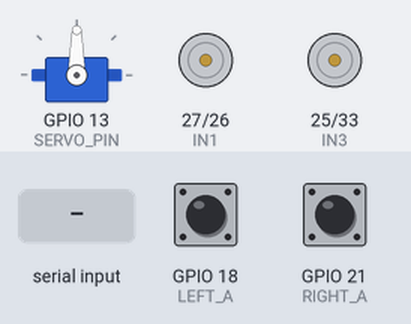
A sketch run on a simulated ESP32. Parts: servo, motor-driver pin pairs drawn as motors (green arrow = first pin HIGH = forward, orange = second pin HIGH = backward, longer = more drive, scaled by the enable pin). Inputs (shaded band) come from the test bench; at power-on: GPIO 18 (LEFT_A) HIGH, GPIO 21 (RIGHT_A) HIGH. What the sketch prints to the serial monitor is not drawn.

Above: at 1.2 s.
1.3 s: "G" received over Serial
At 2.7 s:
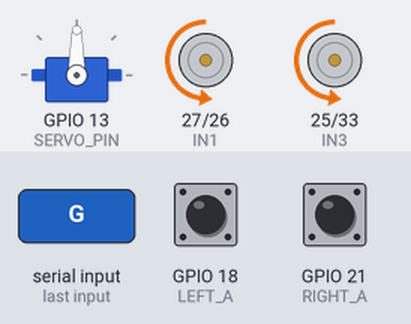
Timing chart, 0 to 4.3 s (numbered marks = the images above; inputs shaded):
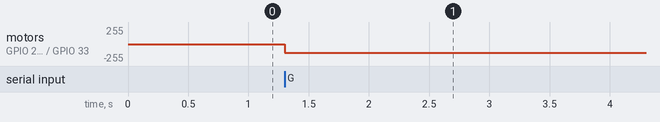

Measured:
- after the input at 1.3 s, motor on GPIO 27 (IN1) / GPIO 26 (IN2), motor on GPIO 25 (IN3) / GPIO 33 (IN4): stopped → backward 130/255 at once

The sketch:

stage8_espnow_tx.ino
```cpp
// ============================================================
// STAGE 8A — ESP-NOW TRANSMITTER (Bot 1)
// Bot 1 | ESP32
// ============================================================
// PURPOSE:
//   After Stage 7 works, this adds ESP-NOW wireless transmission.
//   Bot 1 runs the full sequence (move + scan), then transmits
//   the obstacle data packet to Bot 2 wirelessly.
//
// SETUP:
//   1. First, your FRIEND must get Bot 2's MAC address:
//      → Upload the helper sketch: stage8_get_mac.ino to Bot 2
//      → Read the MAC from Serial Monitor
//      → Tell you the MAC address (e.g. AA:BB:CC:DD:EE:FF)
//   2. Paste that MAC address into BOT2_MAC below
//   3. Upload this to Bot 1
//
// ⚠ IMPORTANT:
//   Both ESP32s must be on the same Wi-Fi channel (default = 1).
//   ESP-NOW works WITHOUT a Wi-Fi router — it's peer-to-peer.
//
// PASS CRITERIA:
//   ✓ Bot 1 runs, scans, prints packet locally
//   ✓ Bot 2 Serial Monitor shows received packet
// ============================================================

#include <ESP32Servo.h>
#include <esp_now.h>
#include <WiFi.h>

// ============================================================
// ★ PASTE BOT 2's MAC ADDRESS HERE ★
// Format: {0xAA, 0xBB, 0xCC, 0xDD, 0xEE, 0xFF}
// ============================================================
uint8_t BOT2_MAC[] = {0xFF, 0xFF, 0xFF, 0xFF, 0xFF, 0xFF};  // ← replace this!

// --- Motor Pins ---
#define IN1  27
#define IN2  26
#define IN3  25
#define IN4  33
#define ENA  14
#define ENB  32

// --- Encoder Pins ---
#define LEFT_A   18
#define LEFT_B   19
#define RIGHT_A  21
#define RIGHT_B  22

// --- Sensor Pins ---
#define TRIG_PIN   5
#define ECHO_PIN   4
#define SERVO_PIN  13

// ============================================================
#define COUNTS_PER_CM   66.0f   // ← from Stage 2
#define TARGET_CM       30.0f
#define TARGET_COUNTS   (long)(TARGET_CM * COUNTS_PER_CM)
#define DRIVE_SPEED     130
#define SYNC_GAIN       0.4f
// ============================================================

const int SCAN_ANGLES[]  = {0, 30, 60, 90, 120, 150, 180};
const int NUM_ANGLES     = 7;
#define SETTLE_TIME_MS   300
#define MAX_RANGE_CM     200.0f

// ============================================================
// Data packet structure — MUST match Bot 2's definition exactly
// ============================================================
typedef struct ObstaclePacket {
  uint8_t  botID;            // Always 1
  float    distanceTraveled; // cm
  int      angles[7];        // scan angles (degrees)
  float    distances[7];     // distances at each angle (cm), -1 = clear
} ObstaclePacket;

// ============================================================

volatile long leftCount  = 0;
volatile long rightCount = 0;

Servo myServo;
float scanDistances[7];

// ============================================================

void IRAM_ATTR leftISR()
{
  if (digitalRead(LEFT_A) == digitalRead(LEFT_B)) leftCount++;
  else leftCount--;
}

void IRAM_ATTR rightISR()
{
  if (digitalRead(RIGHT_A) == digitalRead(RIGHT_B)) rightCount++;
  else rightCount--;
}

void leftMotor(int speed)
{
  speed = constrain(speed, -255, 255);
  if (speed > 0)      { digitalWrite(IN1, LOW);  digitalWrite(IN2, HIGH); }
  else if (speed < 0) { digitalWrite(IN1, HIGH); digitalWrite(IN2, LOW);  }
  else                { digitalWrite(IN1, LOW);  digitalWrite(IN2, LOW);  }
  analogWrite(ENA, abs(speed));
}

void rightMotor(int speed)
{
  speed = constrain(speed, -255, 255);
  if (speed > 0)      { digitalWrite(IN3, LOW);  digitalWrite(IN4, HIGH); }
  else if (speed < 0) { digitalWrite(IN3, HIGH); digitalWrite(IN4, LOW);  }
  else                { digitalWrite(IN3, LOW);  digitalWrite(IN4, LOW);  }
  analogWrite(ENB, abs(speed));
}

void stopMotors()
{
  analogWrite(ENA, 0); analogWrite(ENB, 0);
  digitalWrite(IN1, LOW); digitalWrite(IN2, LOW);
  digitalWrite(IN3, LOW); digitalWrite(IN4, LOW);
}

float readDistance()
{
  digitalWrite(TRIG_PIN, LOW); delayMicroseconds(2);
  digitalWrite(TRIG_PIN, HIGH); delayMicroseconds(10);
  digitalWrite(TRIG_PIN, LOW);
  long dur = pulseIn(ECHO_PIN, HIGH, 30000);
  if (dur == 0) return -1.0f;
  return (dur * 0.0343f) / 2.0f;
}

// ============================================================

void onDataSent(const uint8_t *mac, esp_now_send_status_t status)
{
  Serial.print(">>> ESP-NOW send: ");
  Serial.println(status == ESP_NOW_SEND_SUCCESS ? "SUCCESS ✓" : "FAILED ✗");
}

// ============================================================

void driveStraight()
{
  Serial.println(">>> PHASE 1: Driving 30 cm...");
  noInterrupts(); leftCount = 0; rightCount = 0; interrupts();

  while (true)
  {
    noInterrupts(); long L = leftCount; long R = rightCount; interrupts();
    long avg = (L + R) / 2;
    if (avg >= TARGET_COUNTS) break;

    long err = L - R;
    leftMotor (constrain(DRIVE_SPEED - (int)(SYNC_GAIN * err), 60, 255));
    rightMotor(constrain(DRIVE_SPEED + (int)(SYNC_GAIN * err), 60, 255));
  }

  stopMotors();
  noInterrupts(); long L = leftCount; long R = rightCount; interrupts();
  float dist = ((float)(L + R) / 2.0f) / COUNTS_PER_CM;
  Serial.print(">>> STOPPED at ~"); Serial.print(dist, 1); Serial.println(" cm");
  delay(500);
}

void runScan()
{
  Serial.println(">>> PHASE 2: Scanning...");
  for (int i = 0; i < NUM_ANGLES; i++)
  {
    myServo.write(SCAN_ANGLES[i]);
    delay(SETTLE_TIME_MS);
    scanDistances[i] = readDistance();
    Serial.print("  "); Serial.print(SCAN_ANGLES[i]); Serial.print("° → ");
    if (scanDistances[i] < 0 || scanDistances[i] > MAX_RANGE_CM) Serial.println("CLEAR");
    else { Serial.print(scanDistances[i], 1); Serial.println(" cm"); }
  }
  myServo.write(90); delay(300);
}

void sendPacket()
{
  ObstaclePacket pkt;
  pkt.botID            = 1;
  pkt.distanceTraveled = TARGET_CM;

  for (int i = 0; i < NUM_ANGLES; i++)
  {
    pkt.angles[i]    = SCAN_ANGLES[i];
    pkt.distances[i] = (scanDistances[i] > MAX_RANGE_CM) ? -1.0f : scanDistances[i];
  }

  esp_now_send(BOT2_MAC, (uint8_t*)&pkt, sizeof(pkt));

  Serial.println();
  Serial.println(">>> PHASE 3: Packet sent via ESP-NOW");
}

// ============================================================

void setup()
{
  Serial.begin(115200);

  pinMode(IN1, OUTPUT); pinMode(IN2, OUTPUT);
  pinMode(IN3, OUTPUT); pinMode(IN4, OUTPUT);
  pinMode(ENA, OUTPUT); pinMode(ENB, OUTPUT);

  pinMode(LEFT_A,  INPUT_PULLUP); pinMode(LEFT_B,  INPUT_PULLUP);
  pinMode(RIGHT_A, INPUT_PULLUP); pinMode(RIGHT_B, INPUT_PULLUP);

  attachInterrupt(digitalPinToInterrupt(LEFT_A),  leftISR,  CHANGE);
  attachInterrupt(digitalPinToInterrupt(RIGHT_A), rightISR, CHANGE);

  pinMode(TRIG_PIN, OUTPUT);
  pinMode(ECHO_PIN, INPUT);

  myServo.attach(SERVO_PIN, 500, 2400);
  myServo.write(90);

  stopMotors();

  // --- ESP-NOW setup ---
  WiFi.mode(WIFI_STA);
  WiFi.disconnect();

  if (esp_now_init() != ESP_OK)
  {
    Serial.println("ESP-NOW init FAILED. Check MAC and power.");
    while (true) delay(1000);
  }

  esp_now_register_send_cb(onDataSent);

  esp_now_peer_info_t peer = {};
  memcpy(peer.peer_addr, BOT2_MAC, 6);
  peer.channel = 0;
  peer.encrypt = false;
  esp_now_add_peer(&peer);

  Serial.println();
  Serial.println("=========================================");
  Serial.println("  STAGE 8 — FULL BOT 1 + ESP-NOW TX");
  Serial.println("=========================================");
  Serial.print  ("  My MAC : "); Serial.println(WiFi.macAddress());
  Serial.print  ("  Bot2 MAC: ");
  for (int i = 0; i < 6; i++)
  {
    if (BOT2_MAC[i] < 0x10) Serial.print("0");
    Serial.print(BOT2_MAC[i], HEX);
    if (i < 5) Serial.print(":");
  }
  Serial.println();
  Serial.println();
  Serial.println("Send 'G' to go.");
  Serial.println();
}

// ============================================================

void loop()
{
  if (Serial.available())
  {
    char cmd = Serial.read();
    if (cmd == 'G' || cmd == 'g')
    {
      driveStraight();
      runScan();
      sendPacket();
      Serial.println("Complete. Send 'G' to run again.");
    }
  }
}
```
